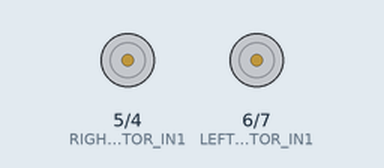
This sketch was run on a simulated Arduino Mega 2560, built with avr-gcc and run on an emulated ATmega2560. Shown: motor-driver pin pairs drawn as motors (green arrow = first pin HIGH = forward, orange = second pin HIGH = backward, longer = more drive). What the sketch prints to the serial monitor is not drawn.

Above: at 0.15 s.
Timing chart, 0 to 1.6 s (numbered marks = the images above):
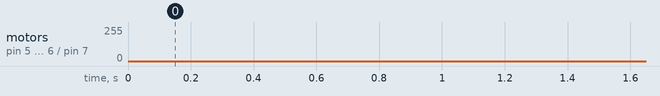

The sketch:

robot_control.ino
```cpp
#include <math.h>

// Cấu hình chân động cơ
const int LEFT_MOTOR_IN1= 6;  // Chân PWM cho động cơ trái
const int LEFT_MOTOR_IN2 = 7;  // Chân điều khiển chiều động cơ trái
const int RIGHT_MOTOR_IN1 = 5; // Chân PWM cho động cơ phải
const int RIGHT_MOTOR_IN2 = 4; // Chân điều khiển chiều động cơ phải


// Biến lưu tốc độ bánh xe
float left = 100;
float right = -50;

// Hàm khởi tạo
void setup() {

  Serial.begin(9600);   // Debug qua Serial Monitor

  // Cấu hình chân động cơ
  pinMode(LEFT_MOTOR_IN1, OUTPUT);
  pinMode(RIGHT_MOTOR_IN2, OUTPUT);
  pinMode(LEFT_MOTOR_IN1, OUTPUT);
  pinMode(RIGHT_MOTOR_IN2, OUTPUT);

  Serial.println("🚀 Arduino Mega đã sẵn sàng!");
}

// Hàm chính
void loop() {
  delay(1);

  if (left >= 0) {
    digitalWrite(LEFT_MOTOR_IN1, 0);
    digitalWrite(LEFT_MOTOR_IN2, 1);
    analogWrite(LEFT_MOTOR_IN2, left);
  }
  else if(left <= 0) {
    digitalWrite(LEFT_MOTOR_IN1, 1);
    digitalWrite(LEFT_MOTOR_IN2, 0);
    analogWrite(LEFT_MOTOR_IN1, abs(left));
  }

  // Điều khiển động cơ phải
   if (right >= 0) {
    digitalWrite(RIGHT_MOTOR_IN1, 0);
    digitalWrite(RIGHT_MOTOR_IN2, 1);
    analogWrite(RIGHT_MOTOR_IN2, right);
  }
  else if(right <= 0) {
    digitalWrite(RIGHT_MOTOR_IN1, 1);
    digitalWrite(RIGHT_MOTOR_IN2, 0);
    analogWrite(RIGHT_MOTOR_IN1, abs(right));
  }
}
```
